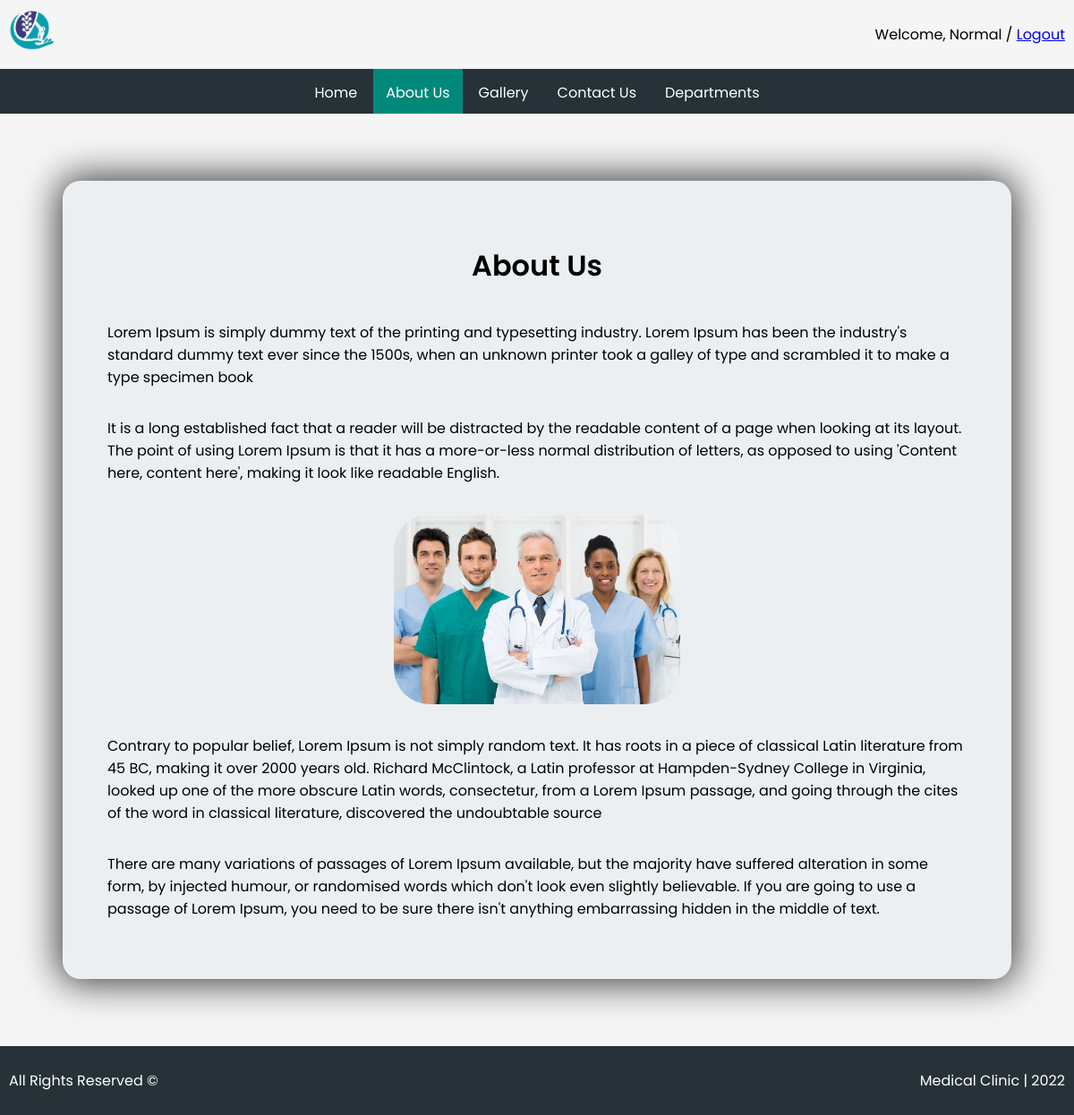
/about.php (signed in), run on the app's committed database.
### tables this page shows
CREATE TABLE `aboutus` (
  `id` int(11) NOT NULL,
  `title` text NOT NULL,
  `desc1` text NOT NULL,
  `desc2` text NOT NULL,
  `desc3` text NOT NULL,
  `desc4` text NOT NULL
);

### classes/DBConnection.class.php (called while the page is built)
<?php
class DBConnection
{
    private $host = 'localhost';
    private $dbname = 'medicalclinic';
    private $username = 'root';
    private $password = '';
    public function getConnection()
    {
        try {
            $pdo = new PDO("mysql:host=$this->host;dbname=$this->dbname", "$this->username", "$this->password");
            $pdo->setAttribute(PDO::ATTR_ERRMODE, PDO::ERRMODE_EXCEPTION);
        } catch (PDOException $e) {
            echo $e->getMessage();
            return null;
        }
        return $pdo;
    }
}

### classes/about.class.php (the view, shortened to what this page needs)
<?php
class About {
  public function AboutUsTitle() {
    $this->connection = new DBConnection();
    $this->query = "SELECT title FROM aboutus";
    if ($this->result = $this->connection->getConnection()->query($this->query)) {
        while ($this->row = $this->result->fetch(PDO::FETCH_ASSOC)) {
            echo ($this->row["title"]);
        }
      }
  }
  public function AboutUsDesc1() {
    $this->connection = new DBConnection();
    $this->query = "SELECT desc1 FROM aboutus";
    if ($this->result = $this->connection->getConnection()->query($this->query)) {
        while ($this->row = $this->result->fetch(PDO::FETCH_ASSOC)) {
            echo ($this->row["desc1"]);
        }
      }
  }
  public function AboutUsDesc2() {
    $this->connection = new DBConnection();
    $this->query = "SELECT desc2 FROM aboutus";
    if ($this->result = $this->connection->getConnection()->query($this->query)) {
        while ($this->row = $this->result->fetch(PDO::FETCH_ASSOC)) {
            echo ($this->row["desc2"]);
        }
      }
  }
  public function AboutUsDesc3() {
    $this->connection = new DBConnection();
    $this->query = "SELECT desc3 FROM aboutus";
    if ($this->result = $this->connection->getConnection()->query($this->query)) {
        while ($this->row = $this->result->fetch(PDO::FETCH_ASSOC)) {
            echo ($this->row["desc3"]);
        }
      }
  }
  public function AboutUsDesc4() {
    $this->connection = new DBConnection();
    $this->query = "SELECT desc4 FROM aboutus";
    if ($this->result = $this->connection->getConnection()->query($this->query)) {
        while ($this->row = $this->result->fetch(PDO::FETCH_ASSOC)) {
            echo ($this->row["desc4"]);
        }
      }
  }
}

### css/style.css (style rules this page uses)
body { display: flex; flex-direction: column; height: 100vh; padding: 0px; margin: 0px; -webkit-font-smoothing: subpixel-antialiased; }
::placeholder { color: white; opacity: 1; }

### data on the page
aboutus: title "About Us", desc1 "Lorem Ipsum is simply dummy text of the printing and typesetting industry. Lorem Ipsum has been the industry's standard dummy text ever since the 1500s, when an unknown printer took a galley of type and scrambled it to make a type specimen book", desc2 "It is a long established fact that a reader will be distracted by the readable content of a page when looking at its layout. The point of using Lorem Ipsum is that it has a more-or-less normal distribution of letters, as opposed to using 'Content here, content here', making it look like readable English.", desc3 "Contrary to popular belief, Lorem Ipsum is not simply random text. It has roots in a piece of classical Latin literature from 45 BC, making it over 2000 years old. Richard McClintock, a Latin professor at Hampden-Sydney College in Virginia, looked up one of the more obscure Latin words, consectetur, from a Lorem Ipsum passage, and going through the cites of the word in classical literature, discovered the undoubtable source", desc4 "There are many variations of passages of Lorem Ipsum available, but the majority have suffered alteration in some form, by injected humour, or randomised words which don't look even slightly believable. If you are going to use a passage of Lorem Ipsum, you need to be sure there isn't anything embarrassing hidden in the middle of text."

### other printed values
$_SESSION['name'] "Normal"
